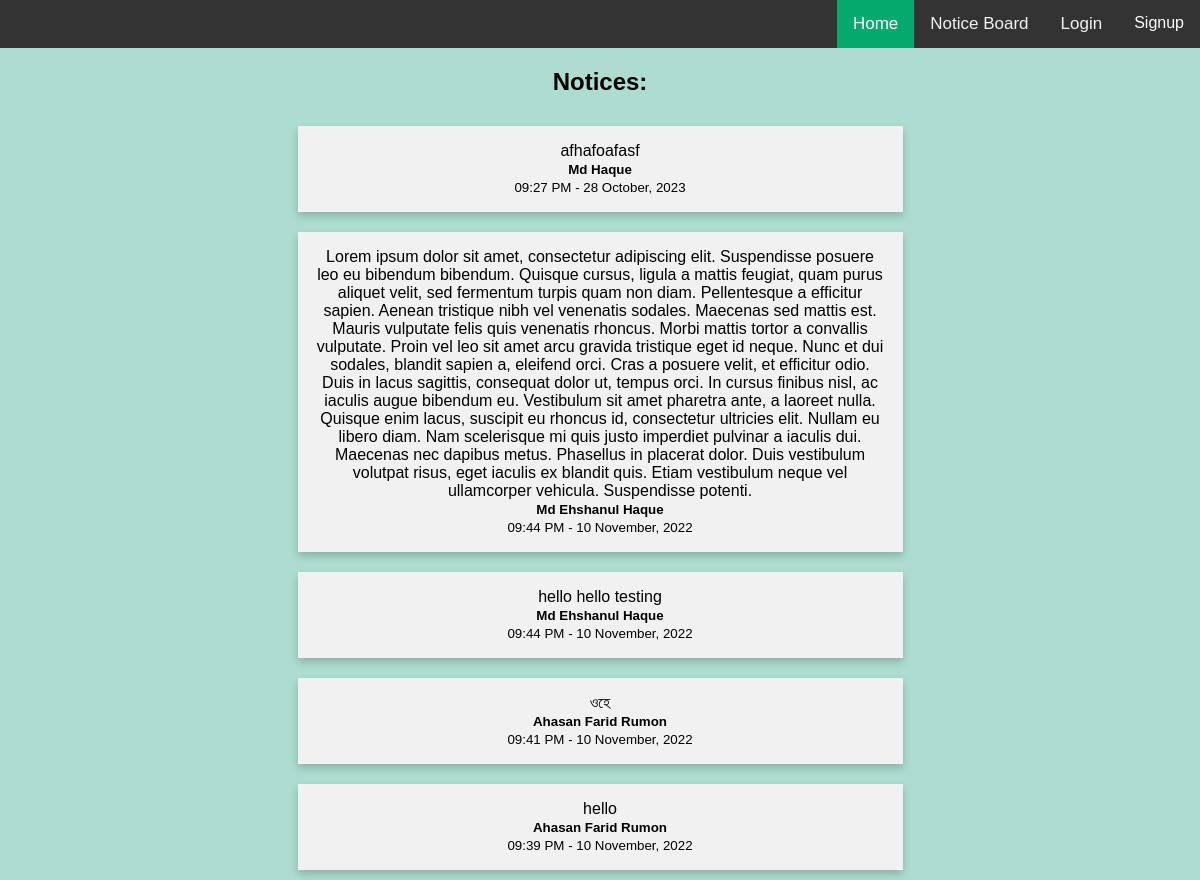
Screenshot of /noticeboard with the database file from the repository.
### models/notice_board.py (models this page shows, shortened)
class NoticeBoard(db.Model):
    id = db.Column(db.Integer, primary_key=True)
    name = db.Column(db.String)
    notice = db.Column(db.String)
    date = db.Column(db.String)

### resources/notice_board.py (the view, shortened to what this page needs)
class Notice(Resource):
    def get(self):
        notices = NoticeBoard.query.with_entities(NoticeBoard.notice, NoticeBoard.name, NoticeBoard.date).all()[::-1]
        return make_response(render_template("notice_board.html", notices=notices,
                                             notify=Notifications.pending()))

### models/notifications.py (called while the page is built)
    @staticmethod
    def pending():
        if current_user.is_authenticated:
            notifications = Notifications.query.filter_by(receiver=current_user.username, status="pending").count()
            return notifications
        else:
            return None

### templates/notice_board.html (shortened to what this page needs)
{% extends "base.html" %}
{% block content %}
<head>
</head>
<body bgcolor="#256D85" align="center">
            <h2> Notices: </h2>
    {% for notice, name, date in notices %}
    <div class="row" align="center">
      <div class="column">
        <div class="card">
            {{notice}} <br>
            <small> <b> {{name}} </b> <br> {{date}} </small>
        </div>
      </div>
    </div>
    {% endfor %}
</body>
{% endblock %}

### static/styles/home.css (style rules this page uses)
body { margin: 0; font-family: Arial, Helvetica, sans-serif; }

### templates/notice_board.html (style rules this page uses)
body { font-family: Arial, Helvetica, sans-serif; overflow-x: hidden; }
.column { float: center; width: 50%; padding: 10px 10px; }
.row { margin: 0 -5px; }
.row:after { content: ""; display: table; clear: both; }
.card { box-shadow: 0 4px 8px 0 rgba(0, 0, 0, 0.2); padding: 16px; text-align: center; background-color: #f1f1f1; }

### rows the page displays
NoticeBoard: notice "afhafoafasf", name "Md Haque", date "09:27 PM - 28 October, 2023"
NoticeBoard: notice "Lorem ipsum dolor sit amet, consectetur adipiscing elit. Suspendisse posuere leo eu bibendum bibendum. Quisque cursus, ligula a mattis feugiat, quam purus aliquet velit, sed fermentum turpis quam non diam. Pellentesque a efficitur sapien. Aenean tristique nibh vel venenatis sodales. Maecenas sed mattis est. Mauris vulputate felis quis venenatis rhoncus. Morbi mattis tortor a convallis vulputate. Proin vel leo sit amet arcu gravida tristique eget id neque. Nunc et dui sodales, blandit sapien a, eleifend orci. Cras a posuere velit, et efficitur odio. Duis in lacus sagittis, consequat dolor ut, tempus orci. In cursus finibus nisl, ac iaculis augue bibendum eu. Vestibulum sit amet pharetra…", name "Md Ehshanul Haque", date "09:44 PM - 10 November, 2022"
NoticeBoard: notice "hello hello testing", name "Md Ehshanul Haque", date "09:44 PM - 10 November, 2022"
NoticeBoard: notice "ওহে", name "Ahasan Farid Rumon", date "09:41 PM - 10 November, 2022"
NoticeBoard: notice "hello", name "Ahasan Farid Rumon", date "09:39 PM - 10 November, 2022"
